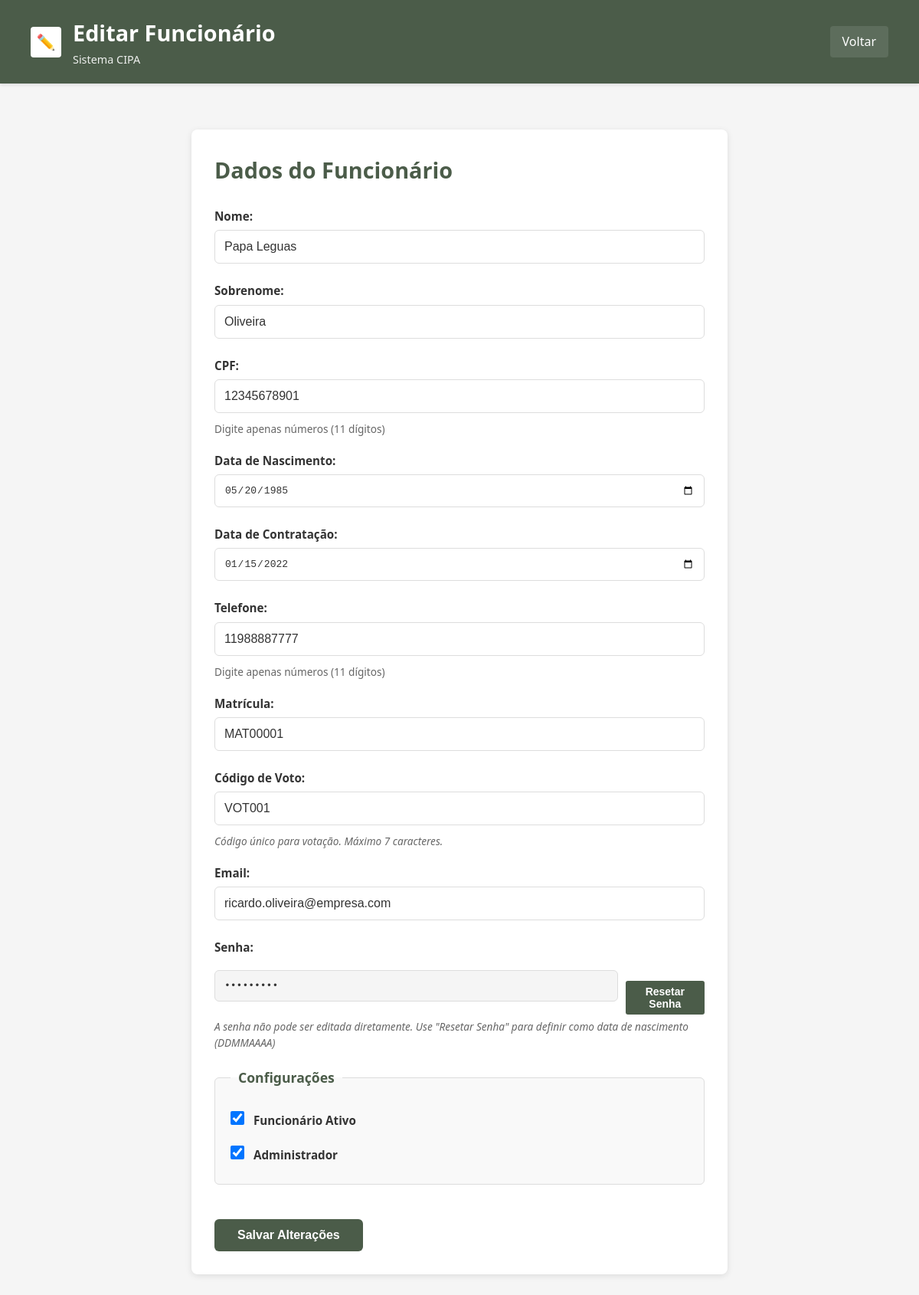
The page /code/cipa_t1/funcionario/editar?id=1 (signed in) on the database its author committed.
### tables this page shows
CREATE TABLE funcionario (
  id_funcionario INT NOT NULL AUTO_INCREMENT,
  nome_funcionario VARCHAR(100) NOT NULL,
  sobrenome_funcionario VARCHAR(100) NOT NULL,
  cpf_funcionario CHAR(11) NOT NULL,
  data_nascimento_funcionario DATE,
  data_contratacao_funcionario DATE,
  telefone_funcionario CHAR(11),
  matricula_funcionario CHAR(8) NOT NULL,
  cod_voto_funcionario CHAR(6),
  ativo_funcionario TINYINT(1) DEFAULT 1,
  adm_funcionario TINYINT(1) DEFAULT 0,
  email_funcionario VARCHAR(100),
  senha_funcionario VARCHAR(255),
  PRIMARY KEY (id_funcionario),
  UNIQUE (cpf_funcionario),
  UNIQUE (matricula_funcionario),
  UNIQUE (email_funcionario),
  UNIQUE (cod_voto_funcionario)
);

### index.php (called while the page is built, shortened)
<?php
    require_once __DIR__ . "/models/Funcionario.php";
    include "./routes.php";
?>

### models/Funcionario.php (called while the page is built, shortened)
<?php
    class Funcionario {
        private string $nomeFuncionario;
        private string $sobrenomeFuncionario;
        private string $cpfFuncionario;
        private string $dataNascimentoFuncionario;
        private string $dataContratacaoFuncionario;
        private string $telefoneFuncionario;
        private string $matriculaFuncionario;
        private string $codigoVotoFuncionario;
        private int $ativoFuncionario;
        private int $admFuncionario;
        private string $emailFuncionario;
        public function __construct(
            string $nomeFuncionario,
            string $sobrenomeFuncionario,
            string $cpfFuncionario,
            string $dataNascimentoFuncionario,
            string $dataContratacaoFuncionario,
            string $telefoneFuncionario,
            string $matriculaFuncionario,
            int $ativoFuncionario,
            int $admFuncionario,
            string $emailFuncionario,
            string $senhaFuncionario,
            string $codigoVotoFuncionario = '',
            int $idFuncionario = 0
        ) {
            $this->nomeFuncionario = $nomeFuncionario;
            $this->sobrenomeFuncionario = $sobrenomeFuncionario;
            $this->cpfFuncionario = $cpfFuncionario;
            $this->dataNascimentoFuncionario = $dataNascimentoFuncionario;
            $this->dataContratacaoFuncionario = $dataContratacaoFuncionario;
            $this->telefoneFuncionario = $telefoneFuncionario;
            $this->matriculaFuncionario = $matriculaFuncionario;
            $this->codigoVotoFuncionario = $codigoVotoFuncionario;
            $this->ativoFuncionario = $ativoFuncionario;
            $this->admFuncionario = $admFuncionario;
            $this->emailFuncionario = $emailFuncionario;
        }
        public function getNomeFuncionario() { return $this->nomeFuncionario; }
        public function getSobrenomeFuncionario() { return $this->sobrenomeFuncionario; }
        public function getCpfFuncionario() { return $this->cpfFuncionario; }
        public function getDataNascimentoFuncionario() { return $this->dataNascimentoFuncionario; }
        public function getDataContratacaoFuncionario() { return $this->dataContratacaoFuncionario; }
        public function getTelefoneFuncionario() { return $this->telefoneFuncionario; }
        public function getMatriculaFuncionario() { return $this->matriculaFuncionario; }
        public function getCodigoVotoFuncionario() { return $this->codigoVotoFuncionario; }
        public function getAtivoFuncionario() { return $this->ativoFuncionario; }
        public function getAdmFuncionario() { return $this->admFuncionario; }
        public function getEmailFuncionario() { return $this->emailFuncionario; }
    }
?>

### repositories/FuncionarioDAO.php (called while the page is built, shortened)
<?php
require_once __DIR__ . "/../models/Funcionario.php";
require_once __DIR__ . "/../utils/Conexao.php";
class FuncionarioDAO extends Conexao {
    private $db;
    public function __construct() {
        try {
            $this->db = $this::pegarConexao();
        } catch (PDOException $e) {
            die("Erro ao conectar: " . $e->getMessage());
        }
    }
    public function buscarPorId(int $id) {
        try {
            $sql = "SELECT * FROM funcionario WHERE id_funcionario = :id";
            $stmt = $this->db->prepare($sql);
            $stmt->bindValue(':id', $id, PDO::PARAM_INT);
            $stmt->execute();
            return $stmt->fetch(PDO::FETCH_ASSOC) ?: null;
        } catch (PDOException $e) {
            error_log("Erro ao buscar funcionário por ID: " . $e->getMessage());
            return null;
        }
    }
}

### utils/Conexao.php (called while the page is built)
<?php
    abstract class Conexao {
        private static ?PDO $pdo = null;
        public static function pegarConexao() {
            try {
                $dsn = "mysql:host=127.0.0.1;dbname=cipa_t1;port=3307";
                $user = "root";
                $password = "";
                self::$pdo = new PDO($dsn, $user, $password);
                return self::$pdo;
            } catch(PDOException $e) {
                echo("ERRO em conexao: " . $e->getMessage());
                return null;
            }
        }
    }
?>

### views/funcionario/editar.php (the view, shortened to what this page needs)
<?php
    $funcionario = $_SESSION['funcionario_editar'] ?? null;
?>
<!DOCTYPE html>
<html lang="pt-BR">
<head>
    <link rel="stylesheet" href="/code/cipa_t1/css/style.css">
</head>
<body>
    <div class="header">
        <div class="header-icon">✏️</div>
        <div class="header-title">
            <h1>Editar Funcionário</h1>
            <p>Sistema CIPA</p>
        </div>
        <div class="header-actions">
            <a href="/code/cipa_t1/funcionario/listar">Voltar</a>
        </div>
    </div>
    <div class="container">
        <div class="form-container">
            <h1>Dados do Funcionário</h1>
            <form method="post" action="/code/cipa_t1/funcionario/editar">
                <label for="nomeFuncionario">Nome:</label>
                <input type="text" id="nomeFuncionario" name="nomeFuncionario" value="<?php echo htmlspecialchars($funcionario->getNomeFuncionario()); ?>" required>
                <label for="sobrenomeFuncionario">Sobrenome:</label>
                <input type="text" id="sobrenomeFuncionario" name="sobrenomeFuncionario" value="<?php echo htmlspecialchars($funcionario->getSobrenomeFuncionario()); ?>" required>
                <label for="cpfFuncionario">CPF:</label>
                <input type="text" id="cpfFuncionario" name="cpfFuncionario" value="<?php echo htmlspecialchars($funcionario->getCpfFuncionario()); ?>" required maxlength="11" pattern="[0-9]{11}" placeholder="Apenas números">
                <small>Digite apenas números (11 dígitos)</small>
                <label for="dataNascimentoFuncionario">Data de Nascimento:</label>
                <input type="date" id="dataNascimentoFuncionario" name="dataNascimentoFuncionario" value="<?php echo $funcionario->getDataNascimentoFuncionario(); ?>" required>
                <label for="dataContratacaoFuncionario">Data de Contratação:</label>
                <input type="date" id="dataContratacaoFuncionario" name="dataContratacaoFuncionario" value="<?php echo $funcionario->getDataContratacaoFuncionario(); ?>" required>
                <label for="telefoneFuncionario">Telefone:</label>
                <input type="tel" id="telefoneFuncionario" name="telefoneFuncionario" value="<?php echo htmlspecialchars($funcionario->getTelefoneFuncionario()); ?>" maxlength="11" pattern="[0-9]{11}" placeholder="Apenas números">
                <small>Digite apenas números (11 dígitos)</small>
                <label for="matriculaFuncionario">Matrícula:</label>
                <input type="text" id="matriculaFuncionario" name="matriculaFuncionario" value="<?php echo htmlspecialchars($funcionario->getMatriculaFuncionario()); ?>">
                <label for="codigoVotoFuncionario">Código de Voto:</label>
                <input type="text" id="codigoVotoFuncionario" name="codigoVotoFuncionario" value="<?php echo htmlspecialchars($funcionario->getCodigoVotoFuncionario()); ?>" maxlength="7">
                <small><em>Código único para votação. Máximo 7 caracteres.</em></small>
                <label for="emailFuncionario">Email:</label>
                <input type="email" id="emailFuncionario" name="emailFuncionario" value="<?php echo htmlspecialchars($funcionario->getEmailFuncionario()); ?>" required>
                <label for="senhaFuncionario">Senha:</label>
                <div style="display: flex; gap: 10px; align-items: center;">
                    <input type="text" id="senhaFuncionario" name="senhaFuncionario" value="•••••••••" readonly style="background-color: #f5f5f5; cursor: not-allowed; font-family: monospace;">
                    <button type="button" onclick="resetarSenha()" id="btnResetarSenha" style="padding: 6px 12px; background: #4b5c49; color: white; border: none; border-radius: 3px; cursor: pointer; font-weight: bold; font-size: 14px;">
                        Resetar Senha
                    </button>
                </div>
                <small><em>A senha não pode ser editada diretamente. Use "Resetar Senha" para definir como data de nascimento (DDMMAAAA)</em></small>
                <fieldset>
                    <legend>Configurações</legend>
                    <label for="ativoFuncionario" style="margin-top: 0;">
                        <input type="checkbox" id="ativoFuncionario" name="ativoFuncionario" value="1" <?php echo ($funcionario->getAtivoFuncionario() == 1) ? 'checked' : ''; ?>>
                        Funcionário Ativo
                    </label>
                    <label for="admFuncionario" style="margin-top: 10px;">
                        <input type="checkbox" id="admFuncionario" name="admFuncionario" value="1" <?php echo ($funcionario->getAdmFuncionario() == 1) ? 'checked' : ''; ?>>
                        Administrador
                    </label>
                </fieldset>
                <button type="submit">Salvar Alterações</button>
            </form>
        </div>
    </div>
</body>
</html>

### css/style.css (style rules this page uses)
* { margin: 0; padding: 0; box-sizing: border-box; }
body { background-color: #f5f5f5; color: #4b5c49; font-family: 'Segoe UI', Tahoma, Geneva, Verdana, sans-serif; min-height: 100vh; line-height: 1.6; }
.header { background-color: #4b5c49; color: white; padding: 20px 40px; box-shadow: 0 2px 4px rgba(0,0,0,0.1); display: flex; align-items: center; gap: 15px; }
.header-icon { width: 40px; height: 40px; background-color: white; border-radius: 4px; display: flex; align-items: center; justify-content: center; color: #f1c21a; font-weight: bold; font-size: 20px; }
.header-title { flex: 1; }
.header-title h1 { color: white; font-size: 1.8em; margin: 0; }
.header-title p { color: rgba(255,255,255,0.9); font-size: 0.9em; margin: 0; }
.header-actions { display: flex; gap: 10px; align-items: center; }
.header-actions a { color: white; text-decoration: none; padding: 8px 16px; border-radius: 4px; background-color: rgba(255,255,255,0.1); transition: background-color 0.3s; }
.container { max-width: 1200px; margin: 0 auto; padding: 30px 20px; }
.form-container { background-color: white; border-radius: 8px; padding: 30px; max-width: 700px; margin: 30px auto; box-shadow: 0 2px 8px rgba(0,0,0,0.1); }
.form-container h1 { color: #4b5c49; margin-bottom: 25px; font-size: 1.8em; }
form { background-color: transparent; padding: 0; border-radius: 0; max-width: 100%; margin: 0; box-shadow: none; }
label { display: block; margin-top: 18px; margin-bottom: 6px; color: #333; font-weight: 600; font-size: 0.95em; }
input[type="text"], input[type="email"], input[type="password"], input[type="tel"], input[type="date"], input[type="file"], select, textarea { width: 100%; padding: 12px; margin-bottom: 5px; border: 1px solid #ddd; border-radius: 6px; background-color: #fff; color: #333; font-size: 1em; transition: border-color 0.3s; }
input[type="checkbox"] { width: auto; margin-right: 8px; margin-top: 10px; cursor: pointer; width: 18px; height: 18px; }
button[type="submit"], button { background-color: #4b5c49; color: white; padding: 12px 30px; border: none; border-radius: 6px; font-size: 1em; font-weight: 600; cursor: pointer; margin-top: 25px; transition: background-color 0.3s; }
a { color: #4b5c49; text-decoration: none; font-weight: 500; transition: color 0.3s; }
fieldset { border: 1px solid #ddd; border-radius: 6px; padding: 20px; margin: 20px 0; background-color: #f9f9f9; }
legend { color: #4b5c49; font-weight: 600; padding: 0 10px; font-size: 1.1em; }
small { color: #666; font-size: 0.85em; display: block; margin-top: 5px; }
em { color: #666; font-style: italic; }

### rows shown on the page
funcionario: nomeFuncionario "Papa Leguas", sobrenomeFuncionario "Oliveira", cpfFuncionario "12345678901", dataNascimentoFuncionario "05/20/1985", dataContratacaoFuncionario "01/15/2022", telefoneFuncionario "11988887777", matriculaFuncionario "MAT00001", codigoVotoFuncionario "VOT001", emailFuncionario "ricardo.oliveira@empresa.com", ativo_funcionario "☑", adm_funcionario "☑"
